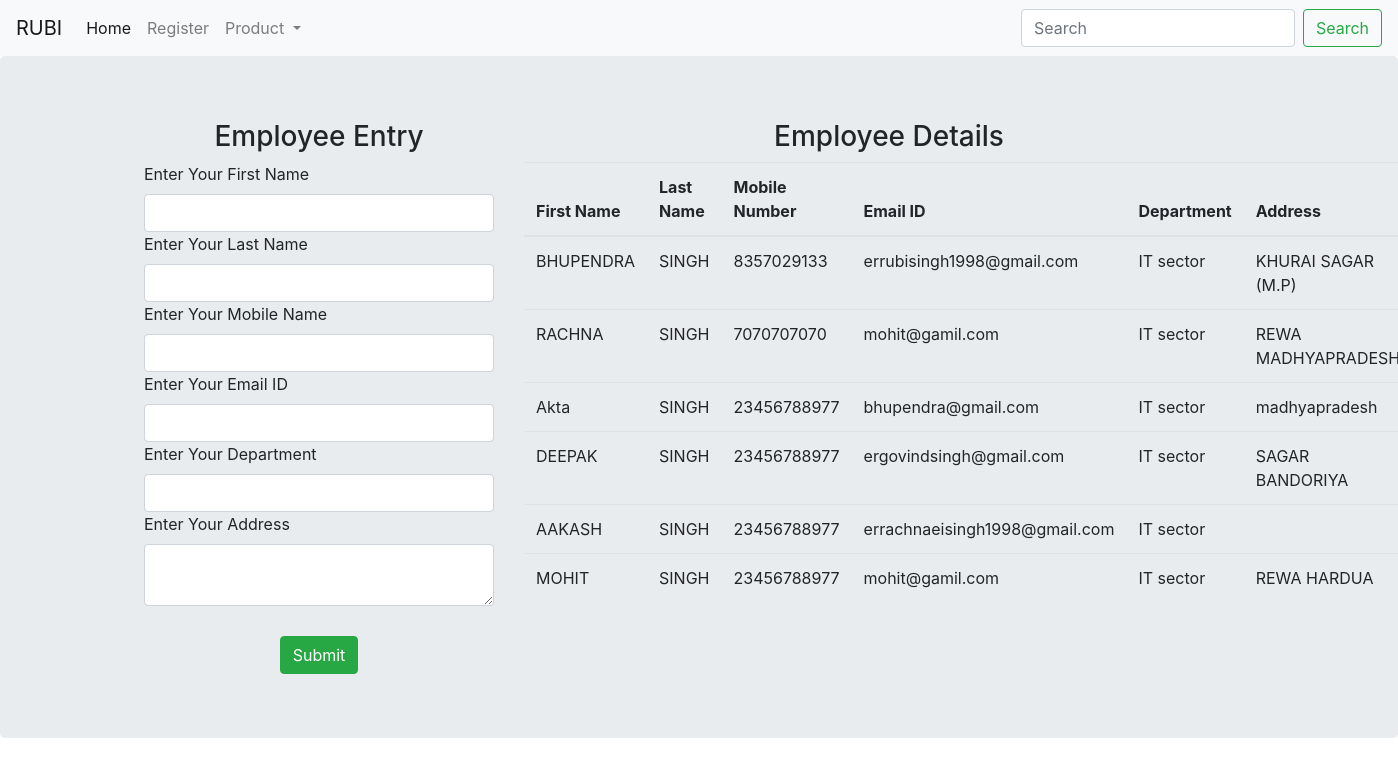
The page / on the database its author committed.
### app1/models.py (models this page shows)
class Employee_details(models.Model):
    fname=models.CharField(max_length=100)
    lname=models.CharField(max_length=100)
    mobile=models.BigIntegerField()
    email=models.EmailField(max_length=200)
    dept=models.CharField(max_length=100)
    address=models.CharField(max_length=500)

### app1/views.py (the view, shortened to what this page needs)
# urls.py: path('',views.create, name='create'),
def create(request):
    context = {'employeedata': Employee_details.objects.all()}
    return render(request, 'studentcreate.html', context)

### templates/studentcreate.html (shortened to what this page needs)
{% extends 'base.html' %}
{% block abc %}
<div class="jumbotron">
<div class="container">
<div class="row">
<div class="col-md-4">
<form method="POST">
<h3 class="text-center">Employee Entry</h3>
<label>Enter Your First Name </label>
<input type="text" name="fname" class="form-control">
<label>Enter Your Last Name </label>
<input type="text" name="lname" class="form-control">
<label>Enter Your Mobile Name </label>
<input type="number" name="mobile" class="form-control">
<label>Enter Your Email ID  </label>
<input type="email" name="email" class="form-control">
<label>Enter Your Department </label>
<input type="text" name="dept" class="form-control">
<label>Enter Your Address </label>
<textarea type="text" name="address" class="form-control"></textarea>
<center>
<input type="submit"  class="btn btn-success" value="Submit" style="margin-top: 30px">
</center>
</form>
</div>
<div class="col-md-8">
    <h3 class="text-center">Employee Details </h3>
    <table class="table">
    <thead>
    <th>First Name</th>
    <th>Last Name</th>
    <th>Mobile Number</th>
    <th>Email ID</th>
    <th>Department</th>
    <th>Address</th>
    </thead>
        <tbody>
        {% for i in employeedata %}
            <tr>
            <td>{{ i.fname }}</td>
            <td>{{ i.lname }}</td>
            <td>{{ i.mobile }}</td>
            <td>{{ i.email }}</td>
            <td>{{ i.dept }}</td>
            <td>{{ i.address }}</td>
            </tr>
        {% endfor %}
        </tbody>
    </table>
    </div>
</div>
</div>
</div>
{% endblock %}

### templates/base.html (shortened to what this page needs)
<!DOCTYPE html>
<html lang="en">
<head>
    {% include 'nav.html' %}
</head>
<body>
{% block abc %}
{% endblock %}
</body>
</html>

### templates/nav.html (shortened to what this page needs)
<!DOCTYPE html>
<html lang="en">
<head>
    {% include 'boot.html' %}
</head>
<body>
<nav class="navbar navbar-expand-lg navbar-light bg-light">
  <a class="navbar-brand" href="{% url 'home' %}">RUBI</a>
  <div class="collapse navbar-collapse" id="navbarSupportedContent">
    <ul class="navbar-nav mr-auto">
      <li class="nav-item active">
        <a class="nav-link" href="{% url 'home' %}">Home <span class="sr-only">(current)</span></a>
      </li>
      <li class="nav-item">
        <a class="nav-link" href="#">Register</a>
      </li>
      <li class="nav-item dropdown">
        <a class="nav-link dropdown-toggle" href="#" id="navbarDropdown" role="button" data-toggle="dropdown" aria-haspopup="true" aria-expanded="false">
          Product
        </a>
      </li>
    </ul>
    <form class="form-inline my-2 my-lg-0">
      <input class="form-control mr-sm-2" type="search" placeholder="Search" aria-label="Search">
      <button class="btn btn-outline-success my-2 my-sm-0" type="submit">Search</button>
    </form>
  </div>
</nav>
</body>
</html>

### templates/boot.html (shortened to what this page needs)
<!DOCTYPE html>
<html lang="en">
<head>
    <link rel="stylesheet" href="https://cdn.jsdelivr.net/npm/bootstrap@4.5.3/dist/css/bootstrap.min.css"
>
    <link rel='stylesheet' href="https://stackpath.bootstrapcdn.com/font-awesome/4.7.0/css/font-awesome.min.css">
</head>
<body>
</body>
</html>

### rows shown on the page
Employee_details: fname "BHUPENDRA", lname "SINGH", mobile "8357029133", email "errubisingh1998@gmail.com", dept "IT sector", address "KHURAI SAGAR (M.P)"
Employee_details: fname "RACHNA", lname "SINGH", mobile "7070707070", email "mohit@gamil.com", dept "IT sector", address "REWA…"
Employee_details: fname "Akta", lname "SINGH", mobile "23456788977", email "bhupendra@gmail.com", dept "IT sector", address "madhyapradesh"
Employee_details: fname "DEEPAK", lname "SINGH", mobile "23456788977", email "ergovindsingh@gmail.com", dept "IT sector", address "SAGAR BANDORIYA"
Employee_details: fname "AAKASH", lname "SINGH", mobile "23456788977", email "errachnaeisingh1998@gmail.com", dept "IT sector"
Employee_details: fname "MOHIT", lname "SINGH", mobile "23456788977", email "mohit@gamil.com", dept "IT sector", address "REWA HARDUA"
